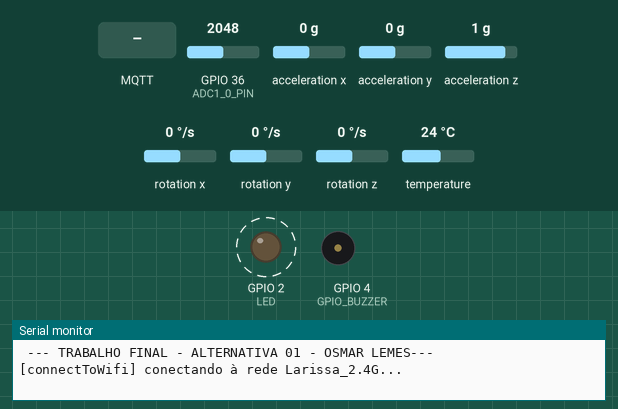
Simulated run of this program. Board: ESP32. Parts: output pins drawn as LEDs (lit = HIGH), buzzer (waves = sounding, pin HIGH), the last lines printed to the serial monitor. Dashed ring = blinking. Inputs (shaded band) come from the test bench; at power-on: GPIO 36 (ADC1_0_PIN) = 2048, acceleration x 0 g, acceleration y 0 g, acceleration z 1 g, rotation x 0 °/s, rotation y 0 °/s, rotation z 0 °/s, temperature 24 °C. WiFi joins after 1.5 s; servers stay silent unless stated; no MQTT or app messages arrive unless stated.

Above: at 1.29 s.
1.3 s: MQTT message "1" arrives on the first subscribed topic
At 2.1 s:
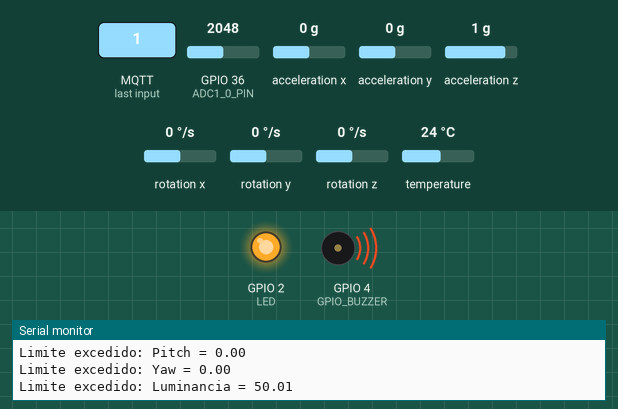
At 3.3 s:
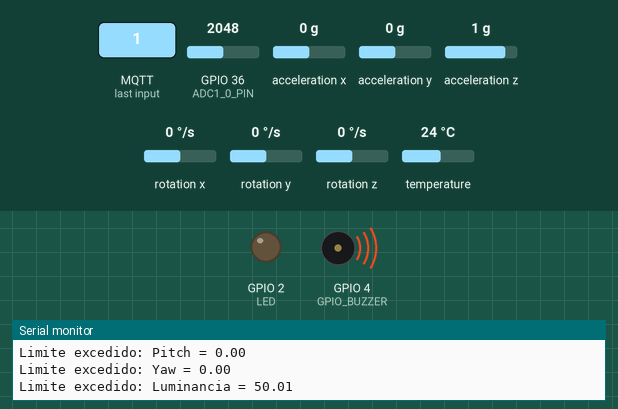
Timing chart, 0 to 10.3 s (numbered marks = the images above; inputs shaded):
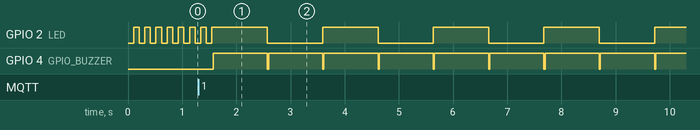

The program:

main.cpp
```cpp
/*
* Trabalho Final
* Alternativa 01
*
* Placa DOIT ESP32 DEVKIT V1 utilizando os sensores TEMP6000 (luminosidade),
*       MPU6050(acelerômetro) e um buzzer.
*
* Monitoramento e controle via MQTT e apresentação no MQTT-DASH
*/

/*******************************
| Includes
*******************************/
#include <Arduino.h>

#include "esp_wifi.h"
#include <WiFi.h>
extern "C" {
#include "freertos/FreeRTOS.h"
#include "freertos/timers.h"
}
#include <AsyncMqttClient.h>
#include <ArduinoJson.h>
#include <Adafruit_MPU6050.h>
#include <Adafruit_Sensor.h>

/*******************************
| Constantes
*******************************/
#define ADC1_0_PIN (36) /*ADC1_0*/
#define GPIO_BUZZER (4) /*Pinout Buzzer*/
#define LED (2) /*Led */

/*Configurações para acesso à rede Wifi*/
const char* WIFI_SSID = "Larissa_2.4G";
const char* WIFI_PASSWORD = "L@ry_2.4G_1234";

/*Configurações para acesso ao broker MQTT*/
const char* MQTT_BROKER = "test.mosquitto.org";    /*Servido MQTT*/
const int MQTT_PORT = 1883;                        /*porta do servidor*/
const char* MQTT_TOPIC_WARNING= "it012/warnings/"; /*topico para enviar os alarmes*/
const char* MQTT_TOPIC_PUB= "it012/sensores/";     /*topico para enviar os dados dos sensores em a cada 2s*/
const char* MQTT_TOPIC_CTRL = "it012/ctrl/";       /*topico para receber os dados do controle MQTT*/

AsyncMqttClient mqttClient;
Adafruit_MPU6050 sensor_mpu;
sensors_event_t g_aceleracao, g_giroscopio, g_temperatura;

TimerHandle_t mqttReconnectTimer;
TimerHandle_t wifiReconnectTimer;

struct STRUCT_SENSORES
{
  float X;
  float Y;
  float Z;
  float roll;
  float pitch;
  float yaw;
  float luminancia;
};

typedef struct STRUCT_SENSORES struct_sensor;

/*******************************
| Variaveis
*******************************/
unsigned long timer_loop = millis();      /*timer do loop principal do programa*/
unsigned long timer_broker = millis();    /*timer para o envio das mensagens para o broker*/
unsigned long timer_led = millis();       /*timer para o led interna da placa informar se a aplicação esta rodando*/
struct_sensor sensor_meas;                /*struct com os valores dos sensores */
struct_sensor sensor_limiar;              /*struct para armazenar os valores de limite */
char string_alarm [100];                  /*vetor para pegar os alarmes */
uint8_t ledState = 0;                     /*variavel para alternar o status do led*/

/*******************************
| Implementação
*******************************/
// Funções para iniciar conexão à rede Wifi
void connectToWifi()
{
    Serial.printf("\r\n[connectToWifi] conectando à rede %s...", WIFI_SSID);
    WiFi.begin(WIFI_SSID, WIFI_PASSWORD);
}

/**
 * Função para iniciar conexão ao broker MQTT
*/
void connectToMqtt()
{
    Serial.printf("\r\n[connectToMqtt] conectando ao broker MQTT %s...", MQTT_BROKER);
    mqttClient.clearQueue();
    mqttClient.connect();
}

/**
 * Função responsavel para assinar o topico
*/
void constrolSubscribe()
{
    // Configura um tópico específico para este dispositivo, cujo nome será
    // gerado concatenando o MAC lido do ESP32.
    uint8_t mac[6];
    char topic[60] = { 0 };

    esp_read_mac(mac, ESP_MAC_WIFI_STA);
    snprintf(topic, sizeof(topic), "%s%02X%02X%02X%02X%02X%02X", MQTT_TOPIC_CTRL, mac[0], mac[1], mac[2], mac[3], mac[4], mac[5]);

    // Assina um tópico para controle com nome definido para este dispositivo
    Serial.printf("\r\n[constrolSubscribe] Assinando tópico %s...", topic);
    mqttClient.subscribe(topic, 0);
}

/**
 * Callback para tratar eventos relacionados à conexão Wifi
 */
void WiFiEvent(WiFiEvent_t event)
{
    switch (event) {
    case ARDUINO_EVENT_WIFI_STA_GOT_IP:
        Serial.printf("\r\n[WiFiEvent] IP obtido: %s\n",
            WiFi.localIP().toString().c_str());

        // Se há conexão Wifi, inicia agora conexão ao broker MQTT:
        connectToMqtt();
        break;

    case ARDUINO_EVENT_WIFI_STA_DISCONNECTED:
        Serial.println("\r\n[WiFiEvent] Conexão perdida...");

        // "mqttReconnectTimer" é utilizado para garantir que não haverá
        // tentativa de reconexão ao broker se a conexão ao falhou.
        mqttClient.disconnect();
        WiFi.disconnect();
        xTimerStop(mqttReconnectTimer, 0);
        xTimerStart(wifiReconnectTimer, 0);
        break;

    default:
        break;
    }
}

// Callbacks específicos da lib AsyncMqttClient para eventos do MQTT
void onMqttConnect(bool sessionPresent)
{
    Serial.printf("\r\n[connectToMqtt] conectado ao broker MQTT %s. ", MQTT_BROKER);

    // Se há conexão ao broker, assina o tópico de controle
    constrolSubscribe();
}

void onMqttDisconnect(AsyncMqttClientDisconnectReason reason)
{
    Serial.printf("\r\n[onMqttDisconnect] conexão perdida...");

    // se há conexão à uma rede Wifi, é possível disparar um timer para
    // reconexão ao broker
    if (WiFi.isConnected()) {
        xTimerStart(mqttReconnectTimer, 0);
    }
}

/**
 * Função responsavel por tratar as mensagens vindas do MQTT
*/
void onMqttMessage(char* topic, char* payload, AsyncMqttClientMessageProperties properties, size_t len, size_t index, size_t total)
{
    StaticJsonDocument<150> doc_receive_data; /*documento json para receber dados dados*/

    /*Retira os dados do payload recebido e atualiza os limites*/
    deserializeJson(doc_receive_data, payload);
    sensor_limiar.X = doc_receive_data["MPU6050"]["x"];
    sensor_limiar.Y = doc_receive_data["MPU6050"]["y"];
    sensor_limiar.Z = doc_receive_data["MPU6050"]["z"];
    sensor_limiar.roll = doc_receive_data["MPU6050"]["roll"];
    sensor_limiar.pitch = doc_receive_data["MPU6050"]["pitch"];
    sensor_limiar.yaw = doc_receive_data["MPU6050"]["yaw"];
    sensor_limiar.luminancia = doc_receive_data["TEMT6000"]["luminosidade"];
}

/**
 * Funcao responsavel por fazer a leitura ADC do sensor TEMT6000
*/
static void read_TEMT6000(void)
{
    int adc_input = 0;

    /*faz a leitura adc do sensor TEMT6000*/
    adc_input = analogRead(ADC1_0_PIN);
    sensor_meas.luminancia = (adc_input / 4095.0f) * 100;
}

/**
 * Funcao responsavel em ler os dados do sensor MPU6050
*/
static void read_MPU6050(void)
{
  if(sensor_mpu.getEvent(&g_aceleracao, &g_giroscopio, &g_temperatura))
  {
    sensor_meas.X = g_aceleracao.acceleration.x;
    sensor_meas.Y = g_aceleracao.acceleration.y;
    sensor_meas.Z = g_aceleracao.acceleration.z;
    sensor_meas.roll = g_giroscopio.gyro.x ;
    sensor_meas.pitch = g_giroscopio.gyro.y ;
    sensor_meas.yaw = g_giroscopio.gyro.z ;
  }
  else{
    sensor_meas.X = 0.0f;
    sensor_meas.Y = 0.0f;
    sensor_meas.Z = 0.0f;
    sensor_meas.roll = 0.0f;
    sensor_meas.pitch = 0.0f;
    sensor_meas.yaw = 0.0f;
  }

}

/**
 * Funcao responsavel por fazer a publicação no broker
*/
static void sensorPublish()
{
    StaticJsonDocument<150> doc_send_data;    /*documento json para enviar dados*/

    // Adiciona campos do sensor DHT11 ao objeto JSON doc.
    doc_send_data["x"] = (sensor_meas.X != 0) ? (floorf(sensor_meas.X * 100) / 100.0) : 0.0;
    doc_send_data["y"] = (sensor_meas.Y != 0) ? (floorf(sensor_meas.Y * 100) / 100.0) : 0.0;
    doc_send_data["z"] = (sensor_meas.Z!= 0) ? (floorf(sensor_meas.Z * 100) / 100.0) : 0.0;
    doc_send_data["roll"] = (sensor_meas.roll != 0) ? (floorf(sensor_meas.roll * 100) / 100.0) : 0.0;
    doc_send_data["pitch"] = (sensor_meas.pitch != 0) ? (floorf(sensor_meas.pitch * 100) / 100.0) : 0.0;
    doc_send_data["yaw"] = (sensor_meas.yaw != 0) ? (floorf(sensor_meas.yaw * 100) / 100.0) : 0.0;
    doc_send_data["luminosidade"] = (sensor_meas.luminancia != 0) ? (floorf(sensor_meas.luminancia * 100) / 100.0) : 0.0;
    char buffer[256];
    serializeJson(doc_send_data, buffer);

    // Configura um tópico específico
    uint8_t mac[6];
    char topic[60] = { 0 };
    esp_read_mac(mac, ESP_MAC_WIFI_STA);
    snprintf(topic, sizeof(topic), "%s%02X%02X%02X%02X%02X%02X", MQTT_TOPIC_PUB, mac[0], mac[1], mac[2], mac[3], mac[4], mac[5]);

    // Publica uma mensagem MQTT no tópico especificado
    mqttClient.publish(topic, 2, false, buffer);

}

/**
 * Funcao responsavel por fazer a publicação no broker
*/
static void warning_Publish()
{
    StaticJsonDocument<150> doc_send_warning; /*documento json para enviar os alarmes*/

    // Adiciona o alarme ao objeto JSON doc.
    doc_send_warning["alarme"] = string_alarm;

    char buffer[150];
    serializeJson(doc_send_warning, buffer);

    // Configura um tópico específico
    uint8_t mac[6];
    char topic[60] = { 0 };
    esp_read_mac(mac, ESP_MAC_WIFI_STA);
    snprintf(topic, sizeof(topic), "%s%02X%02X%02X%02X%02X%02X", MQTT_TOPIC_WARNING, mac[0], mac[1], mac[2], mac[3], mac[4], mac[5]);

    // Publica uma mensagem MQTT no tópico especificado
    mqttClient.publish(topic, 2, false, buffer);

}

/**
 * funcao responsavel por fazer a checagem dos limites e chamar a funcao para enviar o alarme via mqtt
*/
static uint8_t check_limits()
{
    uint8_t ret = 0;

    memset(string_alarm,0,sizeof(string_alarm));

    if(sensor_meas.X >= sensor_limiar.X)
    {
        /*envia mensagem paara a serial*/
        sprintf(string_alarm, "X = %.2f", sensor_meas.X);
        Serial.printf("\nLimite excedido: %s\n",string_alarm);

        /*chama a funcao para publicar o alarme*/
        warning_Publish();

        /*indica que houve alarme*/
        ret = 1;
    }

    if(sensor_meas.Y >= sensor_limiar.Y)
    {
        /*envia mensagem paara a serial*/
        sprintf(string_alarm, "Y = %.2f", sensor_meas.X);
        Serial.printf("\nLimite excedido: %s\n",string_alarm);

        /*chama a funcao para publicar o alarme*/
        warning_Publish();

        /*indica que houve alarme*/
        ret = 1;
    }

    if(sensor_meas.Z >= sensor_limiar.Z)
    {
        /*envia mensagem paara a serial*/
        sprintf(string_alarm, "Z = %.2f", sensor_meas.Z);
        Serial.printf("\nLimite excedido: %s\n",string_alarm);

        /*chama a funcao para publicar o alarme*/
        warning_Publish();

        /*indica que houve alarme*/
        ret = 1;
    }

    if(sensor_meas.roll >= sensor_limiar.roll)
    {
        /*envia mensagem paara a serial*/
        sprintf(string_alarm, "Roll = %.2f", sensor_meas.roll);
        Serial.printf("\nLimite excedido: %s\n",string_alarm);

        /*chama a funcao para publicar o alarme*/
        warning_Publish();

        /*indica que houve alarme*/
        ret = 1;
    }

    if(sensor_meas.pitch >= sensor_limiar.pitch)
    {
        /*envia mensagem paara a serial*/
        sprintf(string_alarm, "Pitch = %.2f", sensor_meas.pitch);
        Serial.printf("\nLimite excedido: %s\n",string_alarm);

        /*chama a funcao para publicar o alarme*/
        warning_Publish();

        /*indica que houve alarme*/
        ret = 1;
    }

    if(sensor_meas.yaw >= sensor_limiar.yaw)
    {
        /*envia mensagem paara a serial*/
        sprintf(string_alarm, "Yaw = %.2f", sensor_meas.yaw);
        Serial.printf("\nLimite excedido: %s\n",string_alarm);

        /*chama a funcao para publicar o alarme*/
        warning_Publish();

        /*indica que houve alarme*/
        ret = 1;
    }

    if(sensor_meas.luminancia >= sensor_limiar.luminancia)
    {
        /*envia mensagem paara a serial*/
        sprintf(string_alarm, "Luminancia = %.2f", sensor_meas.luminancia);
        Serial.printf("\nLimite excedido: %s\n",string_alarm);

        /*chama a funcao para publicar o alarme*/
        warning_Publish();

        /*indica que houve alarme*/
        ret = 1;
    }

    return ret;

}

/**
 * Faz a configuração inicial do dispositivo
*/
void setup() {

    /*configura a serial da placa*/
    Serial.begin(115200);
    Serial.print("\r\n --- TRABALHO FINAL - ALTERNATIVA 01 - OSMAR LEMES--- \n");

    // Configura LED
    pinMode(LED, OUTPUT);

    /*configura o sensor de movimento*/
    if (!sensor_mpu.begin()) {
        Serial.println("Falha ao iniciar o sendor MPU6050!!!");
        while (1)
            yield();
    }

    /*configura o pino do buzzer como saida*/
     pinMode(GPIO_BUZZER, OUTPUT);

    // Criação de timers (utilizando a API do FreeRTOS) para controle do tempo
    // de reconexão para a rede Wifi e para o acesso ao broker MQTT
    mqttReconnectTimer = xTimerCreate("mqttTimer", pdMS_TO_TICKS(2000), pdFALSE, (void*)0, (TimerCallbackFunction_t)(connectToMqtt));
    wifiReconnectTimer = xTimerCreate("wifiTimer", pdMS_TO_TICKS(2000), pdFALSE, (void*)0, (TimerCallbackFunction_t)(connectToWifi));

    // Define callback genérico para os eventos relacionados à conexão wifi
    WiFi.onEvent(WiFiEvent);

        // Definição de callbacks para eventos específicos do MQTT
    mqttClient.onConnect(onMqttConnect);
    mqttClient.onDisconnect(onMqttDisconnect);
    mqttClient.onMessage(onMqttMessage);

    // Seta o servidor do broker MQTT e inicia conexão Wifi
    mqttClient.setServer(MQTT_BROKER, MQTT_PORT);
    connectToWifi();

    /*inicializa os valores dos sensores zerados*/
    sensor_meas.X = 0.0f;
    sensor_meas.Y = 0.0f;
    sensor_meas.Z = 0.0f;
    sensor_meas.roll = 0.0f;
    sensor_meas.pitch = 0.0f;
    sensor_meas.yaw = 0.0f;
    sensor_meas.luminancia = 0.0f;

    /*inicializa os valores dos limiares default*/
    sensor_limiar.X = 20.0f;
    sensor_limiar.Y = 20.0f;
    sensor_limiar.Z = 20.0f;
    sensor_limiar.roll = 20.0f;
    sensor_limiar.pitch = 20.0f;
    sensor_limiar.yaw = 20.0f;
    sensor_limiar.luminancia = 100.0f;
}

/**
 * Loop principal do programa
*/
void loop() {

  /*Faz coleta dos dados a a cada 10ms*/
  if((millis() - timer_loop) > 5)
  {
    /*faz a leitura dos valores do sensor TEMT6000*/
    read_TEMT6000();

    /*faz a leitura dos valores do sensor MPU*/
    read_MPU6050();

    /*faz a checagem dos limiares*/
    if(check_limits())
    {
        /*aciona o buzzer e envia uma mensagem para a serial e uma mensagem para o broker mqtt*/
        digitalWrite(GPIO_BUZZER, HIGH);
        delay(1000);
        digitalWrite(GPIO_BUZZER, LOW);
    }

    timer_loop = millis();
  }

  /*Faz a publicação no broker a cada 2000ms*/
  if((millis() - timer_broker) > 2000)
  {
    sensorPublish();

    timer_broker = millis();
  }

  if((millis() - timer_led) > 100)
  {
    digitalWrite(LED, !ledState);
    ledState = !ledState;
    timer_led = millis();
  }
}
```

Measured:
- after the input at 1.3 s, GPIO 4 (GPIO_BUZZER): alternates HIGH for 1.0 s and LOW for 0.02 s, starting after 0.27 s
